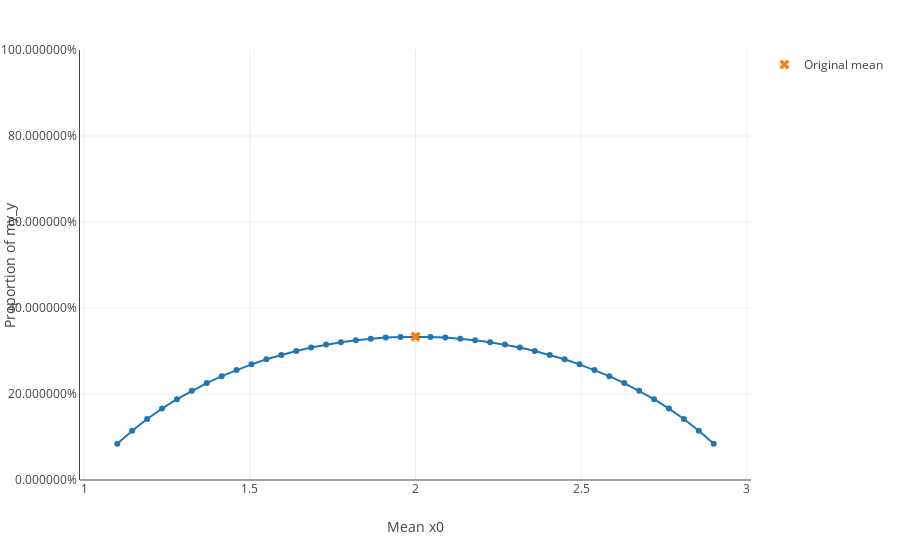

Source (notebook cell):
### Code cell
explainer.plot_predictions(X["x0"], pd.Series([0, 1, 0], name="my_y"), inline=True)

### Figure 1 — Plotly figure (JSON) as saved in the notebook; plotly's stock layout.template omitted (floating-point values rounded to 4 significant figures)
{"data": [{"hoverinfo": "x+y", "mode": "lines+markers", "showlegend": false, "type": "scatter", "uid": "877d7a0c-148b-43a5-8ddf-5be2e0d19c3a", "x": [1.1, 1.145, 1.19, 1.235, 1.28, 1.325, 1.37, 1.415, 1.46, 1.505, 1.55, 1.595, 1.64, 1.685, 1.73, 1.775, 1.82, 1.865, 1.91, 1.955, 2, 2.045, 2.09, 2.135, 2.18, 2.225, 2.27, 2.315, 2.36, 2.405, 2.45, 2.495, 2.54, 2.585, 2.63, 2.675, 2.72, 2.765, 2.81, 2.855, 2.9], "y": [0.08433, 0.1147, 0.1418, 0.166, 0.1879, 0.2076, 0.2254, 0.2414, 0.2559, 0.269, 0.2806, 0.291, 0.3001, 0.308, 0.3149, 0.3206, 0.3252, 0.3288, 0.3313, 0.3328, 0.3333, 0.3328, 0.3313, 0.3288, 0.3252, 0.3206, 0.3149, 0.308, 0.3001, 0.291, 0.2806, 0.269, 0.2559, 0.2414, 0.2254, 0.2076, 0.1879, 0.166, 0.1418, 0.1147, 0.08433]}, {"hoverinfo": "skip", "marker": {"size": 9, "symbol": "x"}, "mode": "markers", "name": "Original mean", "type": "scatter", "uid": "8a9abb8c-ab56-4d3c-8aa2-19f8775026ca", "x": [2], "y": [0.3333]}], "layout": {"margin": {"r": 50, "t": 50}, "xaxis": {"title": {"text": "Mean x0"}, "zeroline": false}, "yaxis": {"range": [0, 1], "showline": true, "tickformat": "%", "title": {"text": "Proportion of my_y"}}}}
